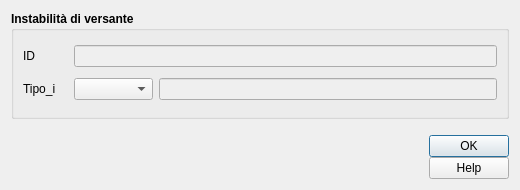
<?xml version="1.0" encoding="UTF-8"?>
<ui version="4.0">
 <class>instab_geotec</class>
 <widget class="QDialog" name="instab_geotec">
  <property name="geometry">
   <rect>
    <x>0</x>
    <y>0</y>
    <width>520</width>
    <height>190</height>
   </rect>
  </property>
  <property name="sizePolicy">
   <sizepolicy hsizetype="Fixed" vsizetype="Fixed">
    <horstretch>0</horstretch>
    <verstretch>0</verstretch>
   </sizepolicy>
  </property>
  <property name="minimumSize">
   <size>
    <width>520</width>
    <height>190</height>
   </size>
  </property>
  <property name="maximumSize">
   <size>
    <width>1500</width>
    <height>1500</height>
   </size>
  </property>
  <property name="windowTitle">
   <string>Instabilità di versante</string>
  </property>
  <property name="locale">
   <locale language="English" country="UnitedStates"/>
  </property>
  <property name="modal">
   <bool>true</bool>
  </property>
  <layout class="QGridLayout" name="gridLayout">
   <item row="0" column="0">
    <widget class="QGroupBox" name="groupBox_2">
     <property name="sizePolicy">
      <sizepolicy hsizetype="Expanding" vsizetype="Expanding">
       <horstretch>0</horstretch>
       <verstretch>0</verstretch>
      </sizepolicy>
     </property>
     <property name="minimumSize">
      <size>
       <width>0</width>
       <height>0</height>
      </size>
     </property>
     <property name="font">
      <font>
       <weight>75</weight>
       <bold>true</bold>
      </font>
     </property>
     <property name="title">
      <string>Instabilità di versante</string>
     </property>
     <layout class="QGridLayout" name="gridLayout_3">
      <item row="0" column="0">
       <widget class="QLabel" name="label_2">
        <property name="sizePolicy">
         <sizepolicy hsizetype="Minimum" vsizetype="Preferred">
          <horstretch>0</horstretch>
          <verstretch>0</verstretch>
         </sizepolicy>
        </property>
        <property name="minimumSize">
         <size>
          <width>45</width>
          <height>0</height>
         </size>
        </property>
        <property name="font">
         <font>
          <weight>50</weight>
          <bold>false</bold>
         </font>
        </property>
        <property name="text">
         <string>&lt;html&gt;&lt;head/&gt;&lt;body&gt;&lt;p&gt;ID&lt;/p&gt;&lt;/body&gt;&lt;/html&gt;</string>
        </property>
       </widget>
      </item>
      <item row="0" column="1">
       <widget class="QLineEdit" name="pkuid">
        <property name="enabled">
         <bool>false</bool>
        </property>
        <property name="palette">
         <palette>
          <active>
           <colorrole role="Text">
            <brush brushstyle="SolidPattern">
             <color alpha="255">
              <red>113</red>
              <green>113</green>
              <blue>113</blue>
             </color>
            </brush>
           </colorrole>
          </active>
          <inactive>
           <colorrole role="Text">
            <brush brushstyle="SolidPattern">
             <color alpha="255">
              <red>113</red>
              <green>113</green>
              <blue>113</blue>
             </color>
            </brush>
           </colorrole>
          </inactive>
          <disabled>
           <colorrole role="Text">
            <brush brushstyle="SolidPattern">
             <color alpha="255">
              <red>120</red>
              <green>120</green>
              <blue>120</blue>
             </color>
            </brush>
           </colorrole>
          </disabled>
         </palette>
        </property>
        <property name="toolTip">
         <string/>
        </property>
       </widget>
      </item>
      <item row="1" column="0">
       <widget class="QLabel" name="label">
        <property name="font">
         <font>
          <weight>50</weight>
          <bold>false</bold>
         </font>
        </property>
        <property name="text">
         <string>Tipo_i</string>
        </property>
       </widget>
      </item>
      <item row="1" column="1">
       <layout class="QHBoxLayout" name="horizontalLayout">
        <item>
         <widget class="QComboBox" name="cod_instab">
          <property name="toolTip">
           <string/>
          </property>
         </widget>
        </item>
        <item>
         <widget class="QLineEdit" name="Tipo_i">
          <property name="enabled">
           <bool>false</bool>
          </property>
         </widget>
        </item>
       </layout>
      </item>
     </layout>
    </widget>
   </item>
   <item row="1" column="0">
    <layout class="QGridLayout" name="gridLayout_2">
     <property name="sizeConstraint">
      <enum>QLayout::SetDefaultConstraint</enum>
     </property>
     <property name="topMargin">
      <number>10</number>
     </property>
     <property name="horizontalSpacing">
      <number>10</number>
     </property>
     <property name="verticalSpacing">
      <number>0</number>
     </property>
     <item row="0" column="1">
      <widget class="QLabel" name="label_11">
       <property name="sizePolicy">
        <sizepolicy hsizetype="Preferred" vsizetype="Fixed">
         <horstretch>0</horstretch>
         <verstretch>0</verstretch>
        </sizepolicy>
       </property>
       <property name="text">
        <string/>
       </property>
       <property name="pixmap">
        <pixmap>../loghi/logoigag.png</pixmap>
       </property>
      </widget>
     </item>
     <item row="0" column="0">
      <widget class="QLabel" name="label_10">
       <property name="sizePolicy">
        <sizepolicy hsizetype="Preferred" vsizetype="Fixed">
         <horstretch>0</horstretch>
         <verstretch>0</verstretch>
        </sizepolicy>
       </property>
       <property name="text">
        <string/>
       </property>
       <property name="pixmap">
        <pixmap>../loghi/logo-cnr.png</pixmap>
       </property>
      </widget>
     </item>
     <item row="0" column="3">
      <spacer name="horizontalSpacer">
       <property name="orientation">
        <enum>Qt::Horizontal</enum>
       </property>
       <property name="sizeHint" stdset="0">
        <size>
         <width>40</width>
         <height>20</height>
        </size>
       </property>
      </spacer>
     </item>
     <item row="0" column="2">
      <widget class="QLabel" name="label_15">
       <property name="sizePolicy">
        <sizepolicy hsizetype="Preferred" vsizetype="Fixed">
         <horstretch>0</horstretch>
         <verstretch>0</verstretch>
        </sizepolicy>
       </property>
       <property name="text">
        <string/>
       </property>
       <property name="pixmap">
        <pixmap>../loghi/logo-labgis.png</pixmap>
       </property>
      </widget>
     </item>
     <item row="0" column="4">
      <layout class="QVBoxLayout" name="verticalLayout">
       <item>
        <widget class="QDialogButtonBox" name="buttonBox">
         <property name="sizePolicy">
          <sizepolicy hsizetype="Fixed" vsizetype="Fixed">
           <horstretch>0</horstretch>
           <verstretch>0</verstretch>
          </sizepolicy>
         </property>
         <property name="minimumSize">
          <size>
           <width>0</width>
           <height>0</height>
          </size>
         </property>
         <property name="cursor">
          <cursorShape>PointingHandCursor</cursorShape>
         </property>
         <property name="orientation">
          <enum>Qt::Vertical</enum>
         </property>
         <property name="standardButtons">
          <set>QDialogButtonBox::Ok</set>
         </property>
         <property name="centerButtons">
          <bool>true</bool>
         </property>
        </widget>
       </item>
       <item>
        <widget class="QPushButton" name="help_button">
         <property name="cursor">
          <cursorShape>PointingHandCursor</cursorShape>
         </property>
         <property name="text">
          <string>Help</string>
         </property>
        </widget>
       </item>
      </layout>
     </item>
    </layout>
   </item>
  </layout>
 </widget>
 <resources/>
 <connections/>
</ui>
